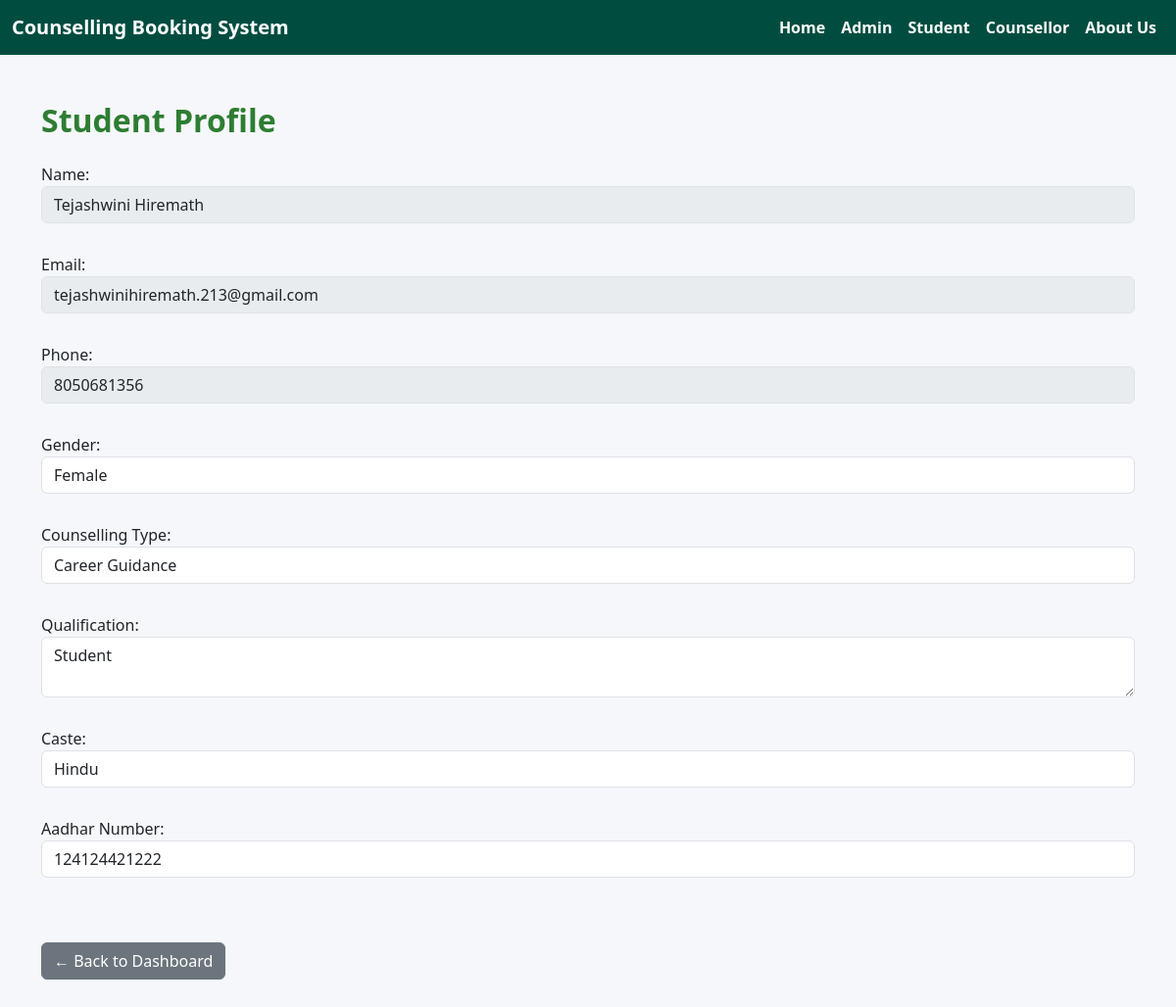
The page /student_profile (signed in) on the database its author committed.
### tables this page shows
CREATE TABLE users (
            id INTEGER PRIMARY KEY AUTOINCREMENT,
            name TEXT NOT NULL,
            email TEXT NOT NULL,
            phone TEXT NOT NULL,
            password TEXT NOT NULL
        , counselling_type TEXT, caste TEXT, aadhaar TEXT, gender TEXT, bio TEXT);

### app.py (the view, shortened to what this page needs)
@app.route('/student_profile', methods=['GET', 'POST'])
def student_profile():
    if 'user_email' not in session:
        return redirect(url_for('user_login'))
    conn = sqlite3.connect('counsellors.db')
    cursor = conn.cursor()
    cursor.execute('SELECT name, email, phone, gender, counselling_type, bio, caste, aadhaar FROM users WHERE email = ?', (session['user_email'],))
    user = cursor.fetchone()
    conn.close()
    return render_template('student_profile.html', user=user)

### templates/student_profile.html (shortened to what this page needs)
{% extends "base.html" %}
{% block content %}
<div class="container mt-5">
  <h2 class="mb-4">Student Profile</h2>
  <form method="POST">
    <div class="form-group"style="padding-bottom: 30px;">
      <label>Name:</label>
      <input type="text" class="form-control" value="{{ user[0] }}" disabled>
    </div>
    <div class="form-group"style="padding-bottom: 30px;">
      <label>Email:</label>
      <input type="email" class="form-control" value="{{ user[1] }}" disabled>
    </div>
    <div class="form-group"style="padding-bottom: 30px;">
      <label>Phone:</label>
      <input type="text" class="form-control" value="{{ user[2] }}" disabled>
    </div>
    <div class="form-group"style="padding-bottom: 30px;">
      <label>Gender:</label>
      <input type="text" class="form-control" name="gender" value="{{ user[3] or '' }}">
    </div>
    <div class="form-group"style="padding-bottom: 30px;">
      <label>Counselling Type:</label>
      <input type="text" class="form-control" name="counselling_type" value="{{ user[4] or '' }}">
    </div>
    <div class="form-group" style="padding-bottom: 30px;">
      <label>Qualification:</label>
      <textarea class="form-control" name="bio">{{ user[5] or '' }}</textarea>
    </div>
    <div class="form-group" style="padding-bottom: 30px;">
      <label>Caste:</label>
      <input type="text" class="form-control" name="caste" value="{{ user[6] or '' }}">
    </div>
    <div class="form-group" style="padding-bottom: 50px;">
      <label>Aadhar Number:</label>
      <input type="text" class="form-control" name="aadhaar" value="{{ user[7] or '' }}">
    </div>
    <div class="form-group mt-3 " style="padding-bottom: 50px;">
        <a href="{{ url_for('student_dashboard') }}" class="btn btn-secondary">← Back to Dashboard</a>
      </div>
  </form>
</div>
{% endblock %}

### templates/base.html (style rules this page uses)
body { background-color: #f5f7fa; font-family: 'Segoe UI', Tahoma, Geneva, Verdana, sans-serif; margin: 0; padding: 0; }
h2, h3, h4 { font-weight: bold; color: #2e7d32; }

### rows shown on the page
users: name "Tejashwini Hiremath", email "tejashwinihiremath.213@gmail.com", phone "8050681356", gender "Female", counselling_type "Career Guidance", bio "Student", caste "Hindu", aadhaar "124124421222"
